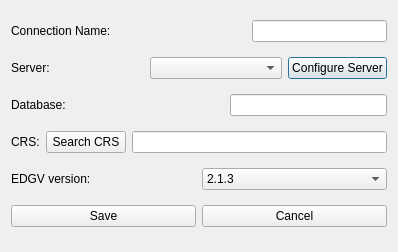
<?xml version="1.0" encoding="UTF-8"?>
<ui version="4.0">
 <class>Dialog</class>
 <widget class="QDialog" name="Dialog">
  <property name="geometry">
   <rect>
    <x>0</x>
    <y>0</y>
    <width>398</width>
    <height>252</height>
   </rect>
  </property>
  <property name="windowTitle">
   <string>Create Database</string>
  </property>
  <layout class="QGridLayout" name="gridLayout">
   <item row="0" column="0">
    <layout class="QHBoxLayout" name="horizontalLayout">
     <item>
      <widget class="QLabel" name="label">
       <property name="text">
        <string>Connection Name:</string>
       </property>
      </widget>
     </item>
     <item>
      <spacer name="horizontalSpacer">
       <property name="orientation">
        <enum>Qt::Horizontal</enum>
       </property>
       <property name="sizeHint" stdset="0">
        <size>
         <width>40</width>
         <height>20</height>
        </size>
       </property>
      </spacer>
     </item>
     <item>
      <widget class="QLineEdit" name="connectionEdit">
       <property name="readOnly">
        <bool>true</bool>
       </property>
      </widget>
     </item>
    </layout>
   </item>
   <item row="1" column="0">
    <layout class="QHBoxLayout" name="horizontalLayout_2">
     <item>
      <widget class="QLabel" name="label_2">
       <property name="text">
        <string>Server:</string>
       </property>
      </widget>
     </item>
     <item>
      <widget class="QComboBox" name="serversCombo"/>
     </item>
     <item>
      <widget class="QPushButton" name="configureServerButton">
       <property name="sizePolicy">
        <sizepolicy hsizetype="Fixed" vsizetype="Fixed">
         <horstretch>0</horstretch>
         <verstretch>0</verstretch>
        </sizepolicy>
       </property>
       <property name="text">
        <string>Configure Server</string>
       </property>
      </widget>
     </item>
    </layout>
   </item>
   <item row="2" column="0">
    <layout class="QHBoxLayout" name="horizontalLayout_3">
     <item>
      <widget class="QLabel" name="label_3">
       <property name="text">
        <string>Database:</string>
       </property>
      </widget>
     </item>
     <item>
      <spacer name="horizontalSpacer_3">
       <property name="orientation">
        <enum>Qt::Horizontal</enum>
       </property>
       <property name="sizeHint" stdset="0">
        <size>
         <width>40</width>
         <height>20</height>
        </size>
       </property>
      </spacer>
     </item>
     <item>
      <widget class="QLineEdit" name="databaseEdit"/>
     </item>
    </layout>
   </item>
   <item row="3" column="0">
    <layout class="QHBoxLayout" name="horizontalLayout_4">
     <item>
      <widget class="QLabel" name="label_4">
       <property name="text">
        <string>CRS:</string>
       </property>
      </widget>
     </item>
     <item>
      <widget class="QPushButton" name="srsButton">
       <property name="text">
        <string>Search CRS</string>
       </property>
      </widget>
     </item>
     <item>
      <widget class="QLineEdit" name="srsEdit">
       <property name="readOnly">
        <bool>true</bool>
       </property>
      </widget>
     </item>
    </layout>
   </item>
   <item row="4" column="0">
    <layout class="QHBoxLayout" name="horizontalLayout_7">
     <item>
      <widget class="QLabel" name="label_6">
       <property name="text">
        <string>EDGV version:</string>
       </property>
      </widget>
     </item>
     <item>
      <widget class="QComboBox" name="versionCombo">
       <item>
        <property name="text">
         <string>2.1.3</string>
        </property>
       </item>
       <item>
        <property name="text">
         <string>3.0</string>
        </property>
       </item>
       <item>
        <property name="text">
         <string>FTer_2a_Ed</string>
        </property>
       </item>
      </widget>
     </item>
    </layout>
   </item>
   <item row="5" column="0">
    <layout class="QHBoxLayout" name="horizontalLayout_5">
     <item>
      <widget class="QPushButton" name="saveButton">
       <property name="text">
        <string>Save</string>
       </property>
      </widget>
     </item>
     <item>
      <widget class="QPushButton" name="cancelButton">
       <property name="text">
        <string>Cancel</string>
       </property>
      </widget>
     </item>
    </layout>
   </item>
  </layout>
 </widget>
 <resources/>
 <connections/>
</ui>
